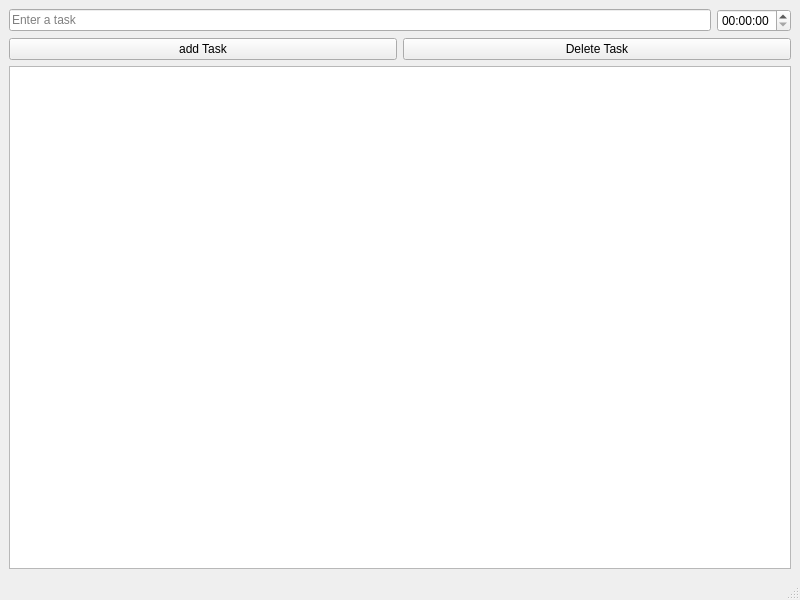
<?xml version="1.0" encoding="UTF-8"?>
<ui version="4.0">
 <class>MainWindow</class>
 <widget class="QMainWindow" name="MainWindow">
  <property name="geometry">
   <rect>
    <x>0</x>
    <y>0</y>
    <width>800</width>
    <height>600</height>
   </rect>
  </property>
  <property name="windowTitle">
   <string>MainWindow</string>
  </property>
  <widget class="QWidget" name="centralwidget">
   <layout class="QVBoxLayout" name="verticalLayout">
    <item>
     <layout class="QHBoxLayout" name="horizontalLayout">
      <item>
       <widget class="QLineEdit" name="taskInput">
        <property name="text">
         <string/>
        </property>
        <property name="placeholderText">
         <string>Enter a task</string>
        </property>
       </widget>
      </item>
      <item>
       <widget class="QTimeEdit" name="taskTime"/>
      </item>
     </layout>
    </item>
    <item>
     <layout class="QHBoxLayout" name="horizontalLayout_2">
      <item>
       <widget class="QPushButton" name="addButton">
        <property name="text">
         <string>add Task</string>
        </property>
       </widget>
      </item>
      <item>
       <widget class="QPushButton" name="deleteButton">
        <property name="text">
         <string>Delete Task</string>
        </property>
       </widget>
      </item>
     </layout>
    </item>
    <item>
     <widget class="QListWidget" name="taskList"/>
    </item>
   </layout>
  </widget>
  <widget class="QMenuBar" name="menubar">
   <property name="geometry">
    <rect>
     <x>0</x>
     <y>0</y>
     <width>800</width>
     <height>22</height>
    </rect>
   </property>
  </widget>
  <widget class="QStatusBar" name="statusbar"/>
 </widget>
 <resources/>
 <connections/>
</ui>
